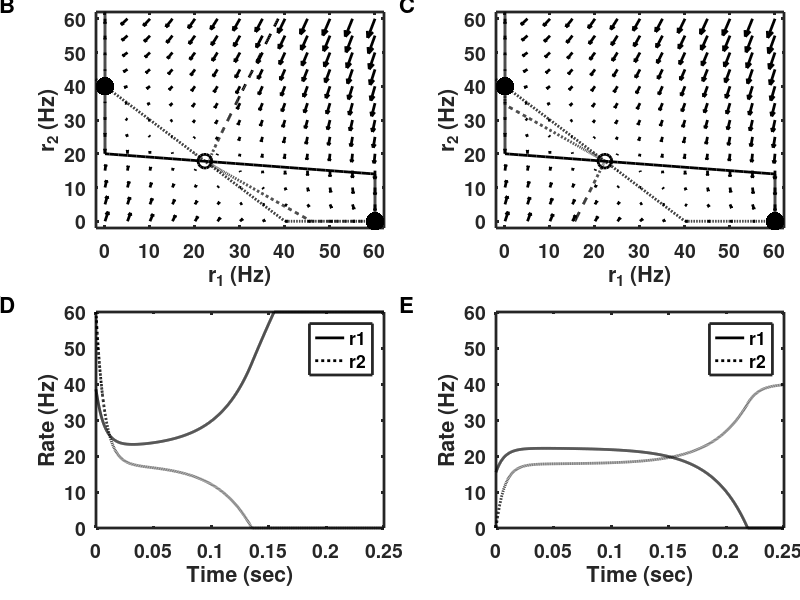

Here is the MATLAB script that generated this plot:
% vector_field_saddle.m
%
% This code is an extended version of nullcline_bistable.m. It includes the
% set of arrows for the trajectories in the phase-plane.
% It also adds an oscillating network.
%
% The fixed points for two coupled equations are shown as the intersection
% of two nullclines, each nullcline representing the fixed points of one
% equation if the other variable were held constant. The equations are:
%
% tau.dr1/dr = -r1 + W11.r1 + W21.r2 - theta1
% tau.dr2/dt = -r2 + W22.r2 + W12.r1 - theta2
%
% The time constant does not impact the nullclines, which are obtained by
% setting the left-hand side of each equation to zero.
%
% Two additional conditions cause the nullclines to have a "Z" shape,
% rather than each be a perfect straight line. These conditions are;
% 1) r1 and r2 cannot be less than 0.
% 2) r1 and r2 cannot be more than rmax.
%
% This code is used to produce Figure 7.11 in the book:
% An Introductory Course in Computational Neuroscience
% by Paul Miller
%%%%%%%%%%%%%%%%%%%%%%%%%%%%%%%%%%%%%%%%%%%%%%%%%%%%%%%%%%%%%%%%%%%%%%%%%%%
clear
%% Set up the plotting parameters
set(0,'DefaultLineLineWidth',2,...
    'DefaultLineMarkerSize',8, ...
    'DefaultAxesLineWidth',2, ...
    'DefaultAxesFontSize',14,...
    'DefaultAxesFontWeight','Bold');
figure(1)
clf
%%%%%%%%%%%%%%%%%%%%%%%%%%%%%%%%%%%%%%%%%%%%%%%%%%%%%%%%%%%%%%%%%%%%%%%%%%%
% Fixed parameters
tau = 0.010;        % time constant
W11 = 0.95;         % connection strength 1-to-1
W12 = -1;           % connection strength 1-to-2
W21 = -0.5;         % connection strength 2-to-1
W22 = 0;            % connection strength 2-to-2
theta1 = -10;       % threshold of unit 1 (negative means spontaneous rate)
theta2 = -40;       % threshold of unit 2 (negative means spontaneous rate)
rmax = 60;          % maximum rate of each unit

%% Loop with two different initial conditions
for part = 1:2
    
    switch part
        case 1
            r1init = 15.5;      % Unit 1 initial rate
            r2init = 0;         % Unit 2 initial rate
        case 2
            r1init = 38.5;      % Unit 1 initial rate
            r2init = 60;        % Unit 2 initial rate
    end
    
    subplot('Position',[0.62-0.5*(part-1) 0.62 0.36 0.36])
    
    % r2-Nullcline, plot of r2 as a function of r1 with dr2/dt = 0
    r1vals = -100:0.1:100;
    r2null = (W12*r1vals - theta2)/(1-W22);
    
    % remove values where rates are < 0 or > rmax
    allowed_vals = find((r2null >= 0 ).*( r2null <= rmax ));
    plot(r1vals(allowed_vals),r2null(allowed_vals),'k:');
    hold on
    
    % r1-Nullcline, plot of r1 as a function of r2 with dr1/dt = 0
    r2vals = -100:0.1:100;
    r1null = (W21*r2vals - theta1)/(1-W11);
    
    % remove values where rates are < 0 or > rmax
    allowed_vals = find((r1null >= 0 ).*( r1null <= rmax ));
    plot(r1null(allowed_vals),r2vals(allowed_vals),'k');
    hold on
    
    % Now remainder of r2 nullcline:
    % vals of r1 where r2 = 0 produces negative dr2/dt
    allowed_vals = find(W12*r1vals - theta2 < 0 );
    plot(r1vals(allowed_vals),zeros(1,length(allowed_vals)),'k:');
    hold on
    
    % Now vals of r1 where r2 = rmax produces positive dr2/dt
    allowed_vals = find( (W22-1)*rmax + W12*r1vals - theta2 > 0 );
    plot(r1vals(allowed_vals),rmax*ones(1,length(allowed_vals)),'k:');
    hold on
    
    % Now remainder of r1 nullcline:
    % vals of r2 where r1 = 0 produces negative dr1/dt
    allowed_vals = find(W21*r2vals - theta1 < 0 );
    plot(zeros(1,length(allowed_vals)),r2vals(allowed_vals),'k');
    hold on
    
    % Now vals of r2 where r1 = rmax produces positive dr1/dt
    allowed_vals = find( (W11-1)*rmax + W21*r2vals - theta1 > 0 );
    plot(rmax*ones(1,length(allowed_vals)),r2vals(allowed_vals),'k');
    hold on
    
%% Grid of values to produce the vector field, which will show direction
%  of rates of change for different pairs of (r1,r2)
    xvals = 0:5:60;
    yvals = 0:5:60;
    [xgrid, ygrid] = meshgrid(xvals,yvals);     % Grid of (x,y) values
    Nvals = length(xgrid(:));                   % Number of points in grid
    W = [W11 W21; W12 W22];                     % Connection matrix
    Ithresh = [theta1; theta2];                   % Threshold of each cell
    
    % The vector [dr(1)/dt; dr(2)/dt] is calculated at each grid point
    drdtvals = (W-eye(2))*[xgrid(:)' ; ygrid(:)'] - Ithresh*ones(1,Nvals);
    drdtvals = drdtvals/tau;    % Divide by time constant for rate of change
    drdtvals = drdtvals';       % We need two columns, not two rows, for the plot
    
    % The next section enforces that dr/dt can not be positive at maximum
    % rates nor negative when rate is zero. These lines force dr/dt to be
    % zero if the dynamical equation would send the rates out of bounds.
    xzeros = find(xgrid(:) == 0 );
    xmax = find(xgrid(:) == rmax );
    yzeros = find(ygrid(:) == 0 );
    ymax = find(ygrid(:) == rmax );
    drdtvals(xzeros,1) = max(drdtvals(xzeros,1),0);
    drdtvals(xmax,1) = min(drdtvals(xmax,1),0);
    drdtvals(yzeros,2) = max(drdtvals(yzeros,2),0);
    drdtvals(ymax,2) = min(drdtvals(ymax,2),0);
    
    % The command "quiver" produces arrows at the grid points specified by
    % each entry in the first two vectors with the x- and y-components of
    % the arrow length specified by each entry of the 3rd and 4th vectors,
    % respectively.
    quiver(xgrid(:), ygrid(:), drdtvals(:,1), drdtvals(:,2) ,'k'); % Plot as arrows
    
    axis([-2 62 -2 62])
    xlabel('r_{1} (Hz)')
    ylabel('r_{2} (Hz)')
    
    plot(0,40,'.k','MarkerSize',40)
    plot(60,0,'.k','MarkerSize',40)
    plot(22.2,17.8,'ok','MarkerSize',10)
    
    %% Set up the time vector
    dt = 0.0001;
    tmax = 0.25;
    tvec = 0:dt:tmax;
    Nt = length(tvec);
    Nunits = 2;
    
    r = zeros(Nunits,Nt);   % array of rate of each cell as a function of time
    r(:,1) = [r1init; r2init];
    %% Now simulate through time
    for i=2:Nt
        I = W*r(:,i-1);                   % total current to each unit
        newr = r(:,i-1) + dt/tau*(I-Ithresh-r(:,i-1));  % Euler-Mayamara update of rates
        r(:,i) = max(newr,0);                           % rates are not negative
        r(:,i) = min(r(:,i),rmax);                      % rates can not be above rmax
    end
    %% Now plot figures rate vs time for each color-coded unit in figure 1,
    %  with a new panel for each trial updating every 1/10 of the
    %  simulation
    
    subplot('Position',[0.62-0.5*(part-1) 0.12 0.36 0.36])
    plot(tvec(1:i),r(1,1:i),'k')
    hold on
    plot(tvec(1:i),r(2,1:i),'k:')
    axis([0 tmax 0 rmax])
    xlabel('Time (sec)')
    ylabel('Rate (Hz)')
    legend('r1','r2')
    subplot('Position',[0.62-0.5*(part-1) 0.62 0.36 0.36])
    plot(r(1,1:i),r(2,1:i),'k--')
    
    
end


annotation('textbox',[0.0 0.98 0.02 0.02],'String','B','LineStyle','none','FontSize',16,'FontWeight','bold')
annotation('textbox',[0.5 0.98 0.02 0.02],'String','C','LineStyle','none','FontSize',16,'FontWeight','bold')
annotation('textbox',[0.0 0.48 0.02 0.02],'String','D','LineStyle','none','FontSize',16,'FontWeight','bold')
annotation('textbox',[0.5 0.48 0.02 0.02],'String','E','LineStyle','none','FontSize',16,'FontWeight','bold')
